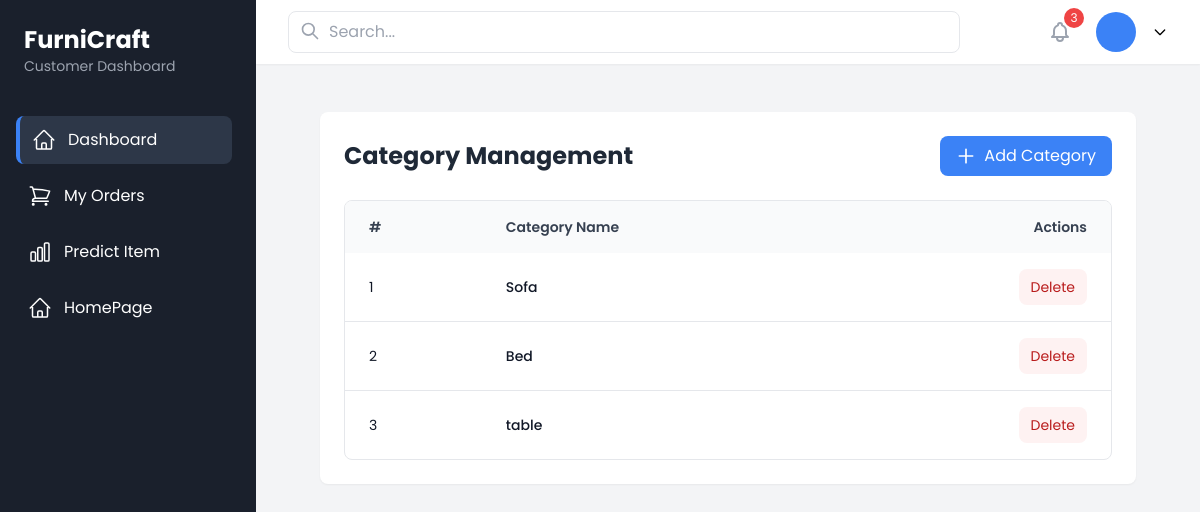
The app's page /categories/ (signed in) with its own data.
### authentication/models.py (models this page shows, shortened)
class Category(models.Model):
    name = models.CharField(max_length=255, unique=True)

### authentication/views.py (the view)
# urls.py: path("categories/", manage_categories, name="manage_categories"),
@login_required
def manage_categories(request):
    categories = Category.objects.all()
    return render(request, "manage_categories.html", {"categories": categories})

### authentication/context_processors.py (called while the page is built)
def base_template_processor(request):
    base_template = None
    if request.user.is_authenticated:
        user_role = request.user.role
        base_templates = {
            "admin": "base/admin_base.html",
            "customer": "base/customer_base.html",
            "seller": "base/seller_base.html",
            "delivery_guy": "base/delivery_base.html",
        }
        base_template = base_templates.get(user_role, base_template)
    return {"base_template": base_template}

### templates/manage_categories.html
{% extends base_template %}
{% block content %}
<div class="max-w-7xl mx-auto px-4 sm:px-6 lg:px-8 py-6">
    <div class="bg-white rounded-lg shadow-sm p-6">
        <div class="mb-6 flex justify-between items-center">
            <h2 class="text-2xl font-bold text-gray-800">Category Management</h2>
            <a href="{% url 'add_category' %}"
               class="bg-blue-500 hover:bg-blue-600 text-white px-4 py-2 rounded-lg flex items-center">
                <svg class="w-5 h-5 mr-2" fill="none" stroke="currentColor" viewBox="0 0 24 24">
                    <path stroke-linecap="round" stroke-linejoin="round" stroke-width="2" d="M12 4v16m8-8H4"></path>
                </svg>
                Add Category
            </a>
        </div>
        <div class="overflow-x-auto rounded-lg border border-gray-200">
            <table class="w-full">
                <thead class="bg-gray-50">
                    <tr>
                        <th class="px-6 py-4 text-left text-sm font-semibold text-gray-700">#</th>
                        <th class="px-6 py-4 text-left text-sm font-semibold text-gray-700">Category Name</th>
                        <th class="px-6 py-4 text-right text-sm font-semibold text-gray-700">Actions</th>
                    </tr>
                </thead>
                <tbody class="divide-y divide-gray-200">
                    {% for category in categories %}
                    <tr class="hover:bg-gray-50 transition-colors">
                        <td class="px-6 py-4 text-sm text-gray-900">{{ forloop.counter }}</td>
                        <td class="px-6 py-4 text-sm font-medium text-gray-900">{{ category.name }}</td>
                        <td class="px-6 py-4 text-right">
                            <a href="{% url 'delete_category' category.id %}"
                               class="inline-flex items-center px-3 py-2 text-sm rounded-lg bg-red-50 text-red-700 hover:bg-red-100 transition-colors">
                                Delete
                            </a>
                        </td>
                    </tr>
                    {% empty %}
                    <tr>
                        <td colspan="3" class="text-center text-gray-500 py-4">No categories available</td>
                    </tr>
                    {% endfor %}
                </tbody>
            </table>
        </div>
    </div>
</div>
{% endblock %}

### templates/base/customer_base.html (style rules this page uses)
* { font-family: 'Poppins', sans-serif; }

### records on screen
Category: name "Sofa"
Category: name "Bed"
Category: name "table"
